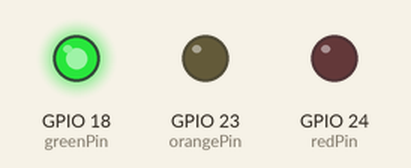
Bench run of a program on a simulated Raspberry Pi (BCM pin numbers). On the bench: output pins drawn as LEDs (lit = HIGH). At 10.5 s the program stops and its outputs stay as they are.

Above: at 0.2 s.
At 0.7 s:
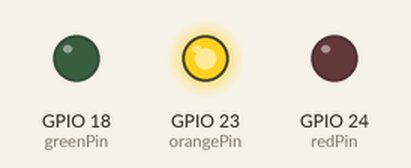
At 2.7 s:
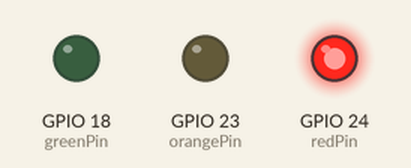
Timing chart, 0 to 3.5 s (numbered marks = the images above):
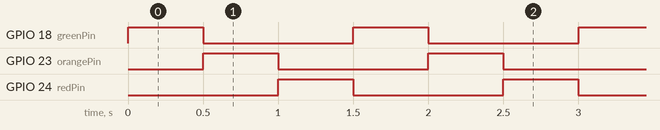

The program:

3.AutomatedRobots.py
```python
import RPi.GPIO as GPIO
import time

GPIO.setmode(GPIO.BCM)
GPIO.setwarnings(False)

#GPIO Pin of the component
greenPin = 18
orangePin = 23
redPin = 24

GPIO.setup(greenPin, GPIO.OUT)
GPIO.setup(orangePin, GPIO.OUT)
GPIO.setup(redPin, GPIO.OUT)

for x in range(0, 7):
    GPIO.output(greenPin, True)
    time.sleep(.5)
    GPIO.output(greenPin, False)

    GPIO.output(orangePin, True)
    time.sleep(.5)
    GPIO.output(orangePin, False)

    GPIO.output(redPin, True)
    time.sleep(.5)
    GPIO.output(redPin, False)

GPIO.cleanup()
```

Measured:
- by itself, GPIO 18 (greenPin), GPIO 23 (orangePin): alternates HIGH for 0.50 s and LOW for 1.0 s, 14 changes in all, then stays LOW
- by itself, GPIO 24 (redPin): alternates HIGH for 0.50 s and LOW for 1.0 s
